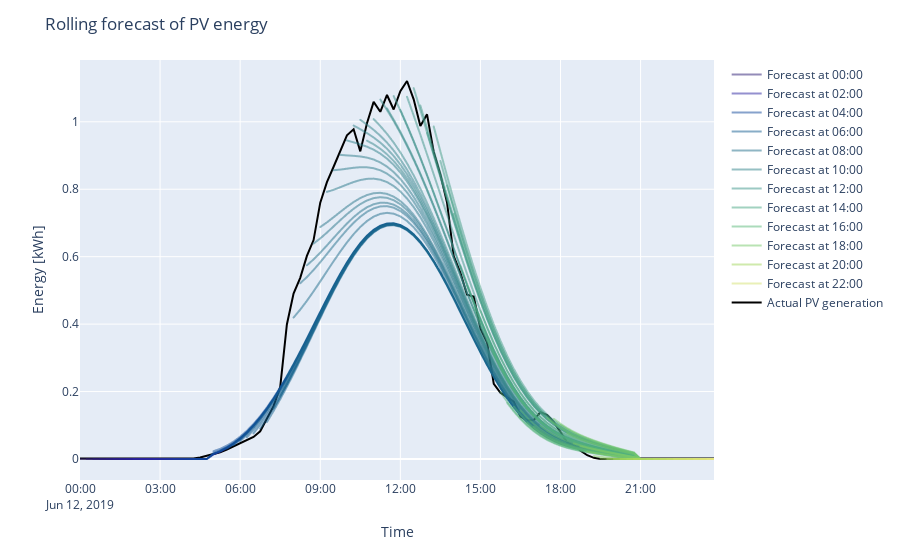

Notebook code for this chart:
### Code cell
DIAS = dias[11:12]

colorscale = []
rgb = px.colors.convert_colors_to_same_type(px.colors.sequential.haline)[0]
n_steps = int(np.round(96/(len(rgb)-1)))  # Control the number of colors in the final colorscale
for i in range(len(rgb) - 1):
    for step in np.linspace(0, 1, n_steps):
        colorscale.append(px.colors.find_intermediate_color(rgb[i], rgb[i + 1], step, colortype='rgb'))

for i in range(len(colorscale)):
    colorscale[i] = colorscale[i][:-1]+', 0.5)'
    colorscale[i] = 'rgba'+colorscale[i][3:]

fig = px.line(df_plot[df_plot['Day'].isin(DIAS)], x="ds", y="y_pred", color='From2',color_discrete_sequence=colorscale, labels={"From2": ""})

labels_to_show_in_legend = ["Forecast at 0{}:00".format(i) for i in range(0, 10, 2)]+["Forecast at {}:00".format(i) for i in range(10, 24, 2)]

for trace in fig['data']: 
    if (not trace['name'] in labels_to_show_in_legend):
        trace['showlegend'] = False
fig.add_trace(go.Scatter(x=df_real[df_real['ds'].dt.date.isin(pd.to_datetime(DIAS).date)]["ds"], 
                         y=df_real[df_real['ds'].dt.date.isin(pd.to_datetime(DIAS).date)]["solar"], 
                         name="Actual PV generation",
                         line=dict(color='black'),))

fig.update_layout(title_text="Rolling forecast of PV energy",
                  yaxis=dict(title="Energy [kWh]"),
                  xaxis=dict(title= "Time"))
fig.write_image("../../Soportes documento/Graficas documento/pv_forecast.png", scale=2, height = 450, width=700)
fig.show()
